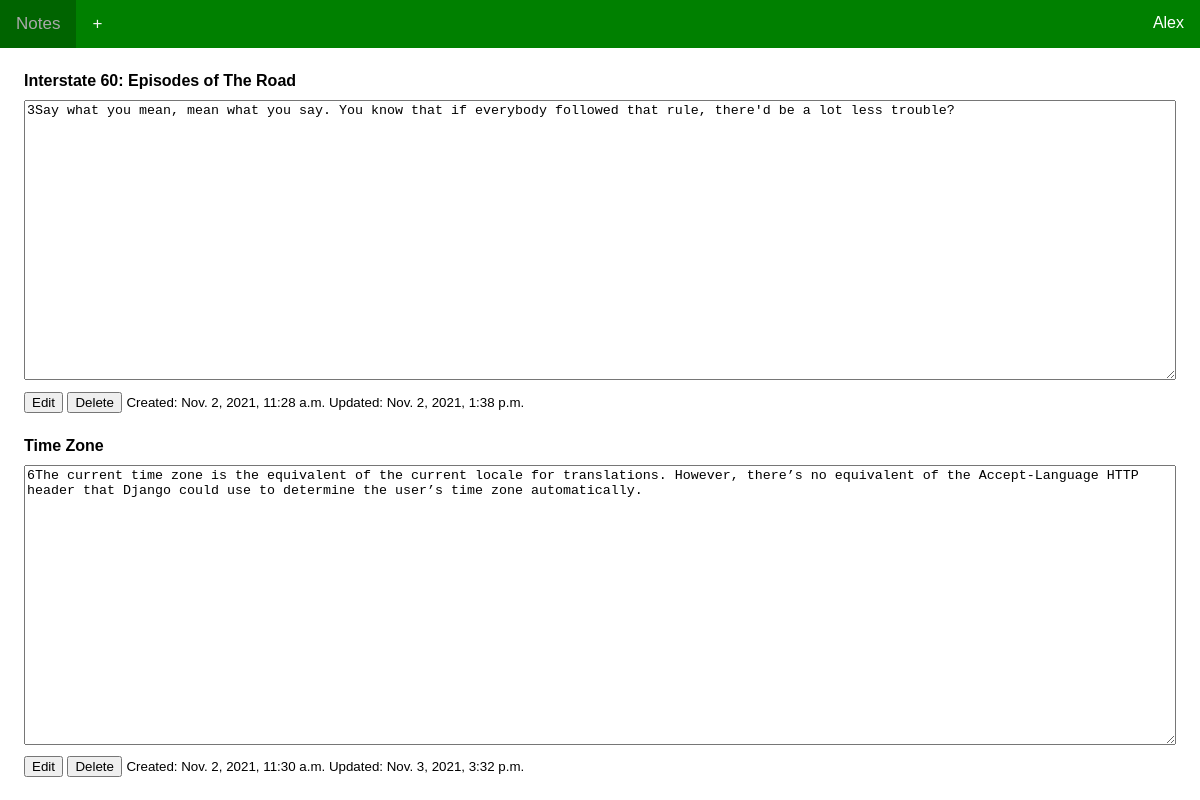
The app's page / (signed in), older data.
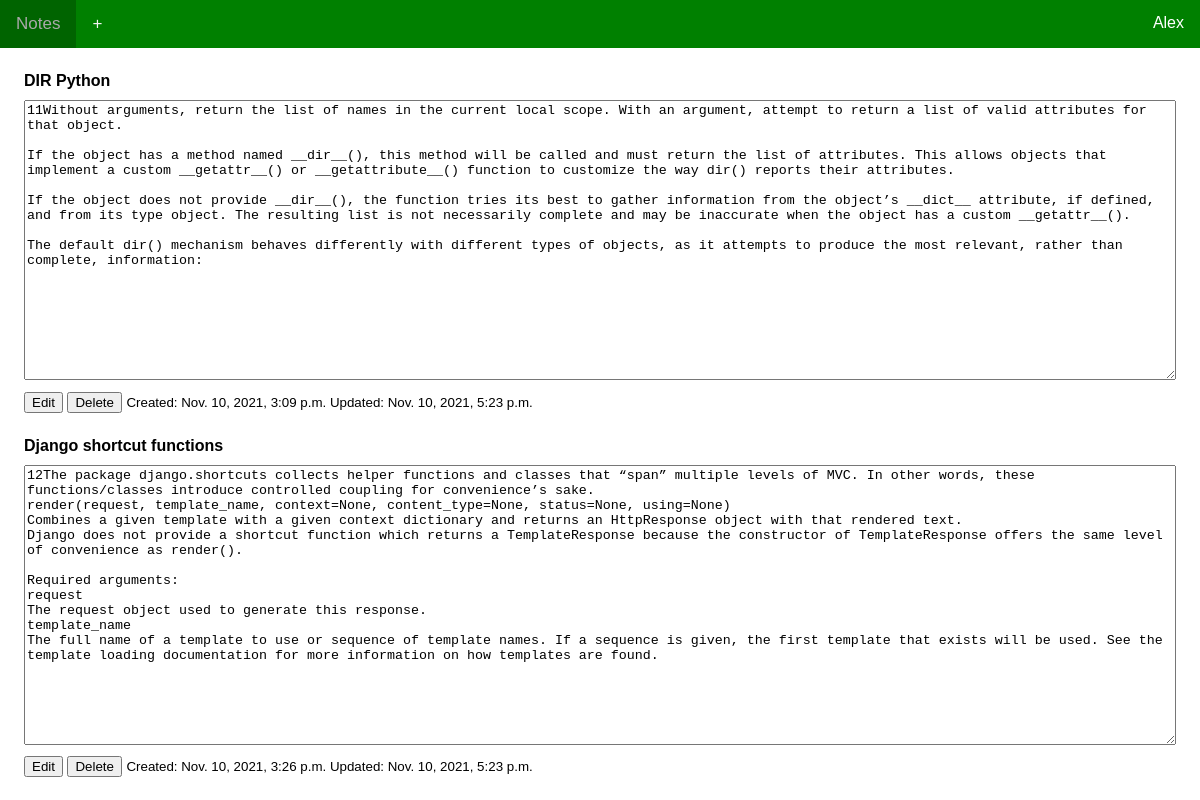
The same page, newer data.
### notes/models.py (models this page shows, shortened)
class Notes(models.Model):
    user = models.ForeignKey(get_user_model(), on_delete=models.CASCADE, related_name='notes')
    title = models.CharField(max_length=50, blank=True, null=True)
    text = models.TextField(blank=True, null=True)
    created_at = models.DateTimeField(auto_now_add=True)
    updated_at = models.DateTimeField(auto_now=True)

### notes/views.py (the view, shortened to what this page needs)
# urls.py: path("", NotesListView.as_view(), name="notes"),
class NotesListView(LoginRequiredMixin, View):
    template_name = 'notes/list.html'
    def get(self, request):
        context = {}
        queryset = Notes.objects.filter(user=request.user.id)#.order_by("created_at")
        context['object_list'] = queryset
        return render(request, self.template_name, context)

### notes/templates/notes/list.html (shortened to what this page needs)
{% load static %}
<link rel="stylesheet" type="text/css" href="{% static 'notes/style.css' %}">
<!DOCTYPE html>
<html>
  <head>
  </head>
  <body>
    <header>
      {% if user.is_authenticated %}
      <div class="topnav">
        {% url 'notes' as notes_p %}
        <a {% if request.get_full_path == notes_p %}class="active"{% endif %} href="{% url 'notes' %}">Notes</a>
        {% url 'note_create' as notes_cp %}
        <a {% if request.get_full_path == notes_cp %}class="active"{% endif %} href="{% url 'note_create' %}">+</a>
        <div class="topnav-right">
          <div class="dropdown">
            <button class="dropbtn">{{ user|capfirst }}</button>
          </div>
        </div>
      </div>
      {% endif %}
    </header>
    <main>
      {% block content %}
      {% for object in object_list %}
        <div class="notes">
          <form method="POST" style="margin:0;">
            <h4>{% if object.title %}{{ object.title }}{% else %}<br>{% endif %}</h4>
            <p><textarea class="textarea" readonly>{{ object.id }}{{ object.text }}</textarea></p>
            <p class="notes-detail-down" style="margin-top:1%;"><input type="submit" value="Edit" name="edit{{ object.id }}"> <input type="submit" value="Delete" name="delete{{ object.id }}">
            <small>Created: {{ object.created_at }} Updated: {{ object.updated_at }}</small></p>
          </form>
        </div>
      {% endfor %}
      {% endblock %}
    </main>
  </body>
</html>

### notes/static/notes/style.css (style rules this page uses)
body { margin: 0; font-family: Arial, Helvetica, sans-serif; }
.topnav { overflow: hidden; background-color:green; }
.topnav a { float: left; color: #f2f2f2; text-align: center; padding: 14px 16px; text-decoration: none; font-size: 17px; }
.topnav-right { float: right; }
.dropdown { float: right; overflow: hidden; }
.dropdown .dropbtn { font-size: 16px; border: none; outline: none; color: white; padding: 14px 16px; background-color: inherit; font-family: inherit; margin: 0; }
.active { background-color: darkgreen; }
.notes { color: black; text-decoration: none; margin: 24; }
.notes p { margin: 0; }
.notes h4 { margin: 0; margin-bottom: 10; }
.notes-detail-title, .notes-detail-text, .notes-detail-down { margin: 10; }
.textarea { width:100%; height: 35%; }

Row changes from the older to the newer data that the page shows:
removed Notes: title "Interstate 60: Episodes of The Road", id "3Say what you mean, mean what you say. You know that if everybody followed that rule, there'd be a lot less trouble?", created_at "Nov. 2, 2021, 11:28 a.m.", updated_at "Nov. 2, 2021, 1:38 p.m."
removed Notes: title "Time Zone", id "6The current time zone is the equivalent of the current locale for translations. However, there’s no equivalent of the Accept-Language HTTP header that Django could use to determine the user’s time zone automatically.", created_at "Nov. 2, 2021, 11:30 a.m.", updated_at "Nov. 3, 2021, 3:32 p.m."
added Notes: title "DIR Python", id "11Without arguments, return the list of names in the current local scope. With an argument, attempt to return a list of valid attributes for that object. If the object has a method named __dir__(), this method will be called and must return the list of attributes. This allows objects that implement a custom __getattr__() or __getattribute__() function to customize the way dir() reports their attributes. If the object does not provide __dir__(), the function tries its best to gather information from the object’s __dict__ attribute, if defined, and from its type object. The resulting list is not necessarily complete and may be inaccurate when the object has a custom __getattr__(). The default…", created_at "Nov. 10, 2021, 3:09 p.m.", updated_at "Nov. 10, 2021, 5:23 p.m."
added Notes: title "Django shortcut functions", id "12The package django.shortcuts collects helper functions and classes that “span” multiple levels of MVC. In other words, these functions/classes introduce controlled coupling for convenience’s sake. render(request, template_name, context=None, content_type=None, status=None, using=None) Combines a given template with a given context dictionary and returns an HttpResponse object with that rendered text. Django does not provide a shortcut function which returns a TemplateResponse because the constructor of TemplateResponse offers the same level of convenience as render(). Required arguments: request The request object used to generate this response. template_name The full name of a template…", created_at "Nov. 10, 2021, 3:26 p.m.", updated_at "Nov. 10, 2021, 5:23 p.m."
